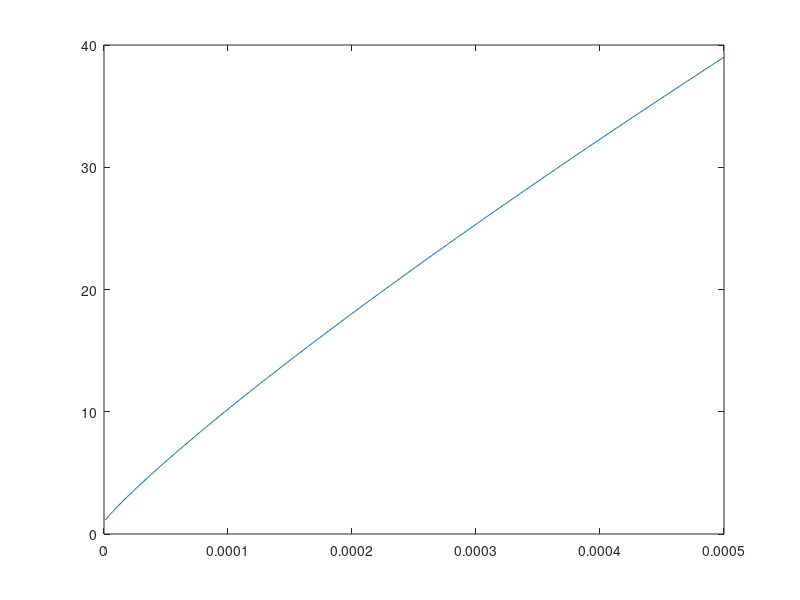

The MATLAB script that drew this image:
for nu = 1:500;
J=10000;
Theta1=J*(nu/1000000);
S1(nu,1) = nu/1000000;
S1(nu,2) = 1+Theta1*log(1+((J-1)/Theta1));
end
plot(S1(:,1),S1(:,2))

